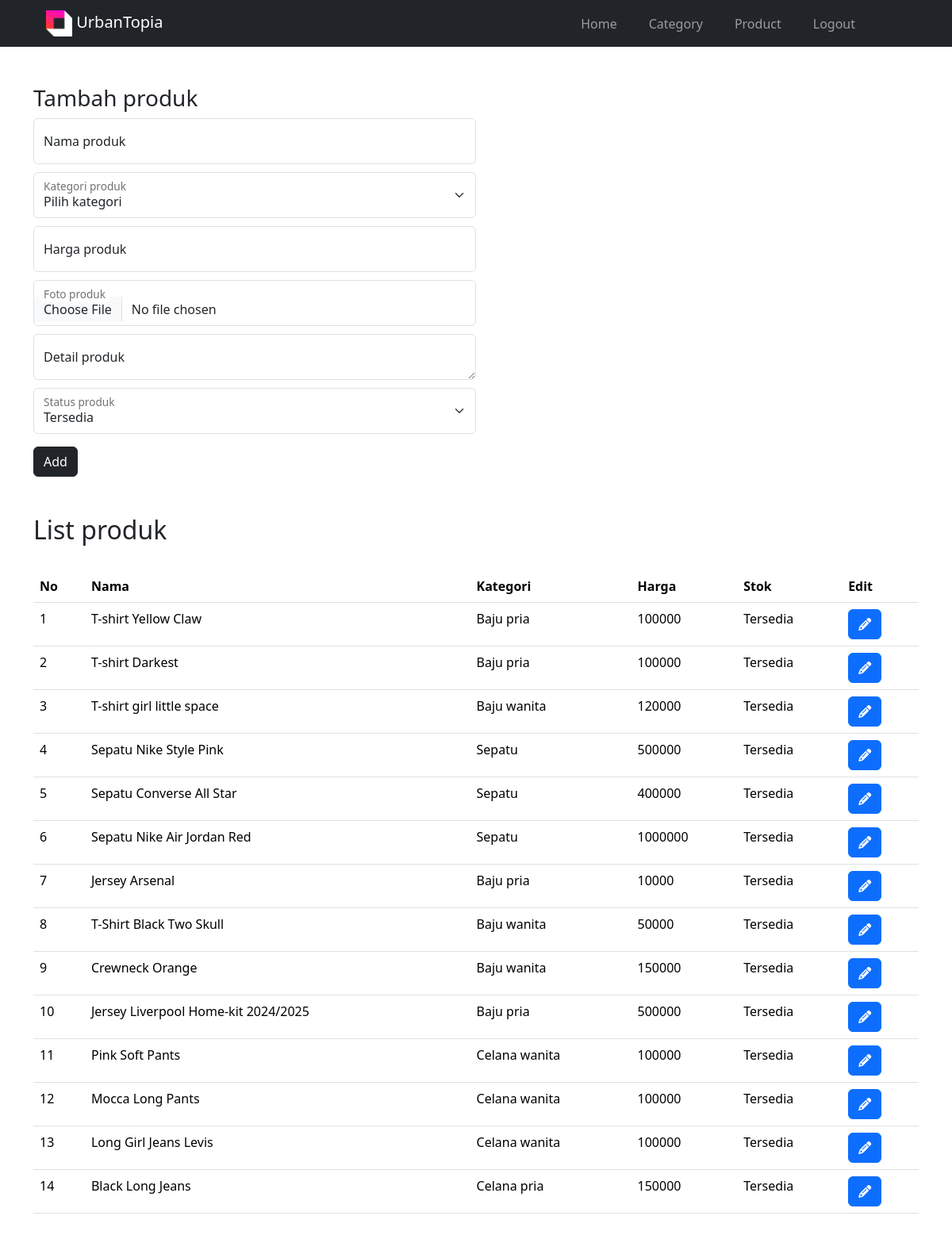
/adminpanel/produk.php (signed in), run on the app's committed database.
### tables this page shows
CREATE TABLE `produk` (
  `id` int NOT NULL,
  `kategori_id` int NOT NULL,
  `nama` varchar(100) NOT NULL,
  `foto` varchar(255) DEFAULT NULL,
  `detail` text,
  `stok` enum('Habis','Tersedia') DEFAULT 'Tersedia',
  `harga` double DEFAULT NULL
);

CREATE TABLE `kategori` (
  `id` int NOT NULL,
  `nama` varchar(50) NOT NULL
);

### adminpanel/produk.php (the view, shortened to what this page needs)
<?php
    include '../koneksi.php';
    $queryProduk = mysqli_query($conn, "SELECT a.*, b.nama AS nama_kategori FROM produk a JOIN kategori b ON a.
    kategori_id=b.id");
    $jumlahProduk = mysqli_num_rows($queryProduk);
?>
<!DOCTYPE html>
<html lang="en">
<head>
    <link href="https://cdn.jsdelivr.net/npm/bootstrap@5.3.2/dist/css/bootstrap.min.css" rel="stylesheet">
    <link href='https://unpkg.com/boxicons@2.1.4/css/boxicons.min.css' rel='stylesheet'>
</head>
<body>
    <?php include "navbar.php"; ?>
    <div class="container mt-5">
        <div class="my-5 col-12 col-md-6">
            <h3>Tambah produk</h3>
            <form action="" method="post" enctype="multipart/form-data">
                <div class="form-floating">
                    <input type="text" id="nama" name="nama" class="form-control"
                    placeholder="Masukkan nama produk" autocomplete="off" required>
                    <label for="nama">Nama produk</label>
                </div>
                <div class="form-floating">
                    <select name="kategori" id="kategori" class="form-select" aria-label="Floating label select example">
                        <option selected>Pilih kategori</option>
                    </select>
                    <label for="kategori">Kategori produk</label>
                </div>
                <div class="form-floating">
                    <input type="number" id="harga" name="harga" class="form-control"
                    placeholder="Masukkan harga" autocomplete="off" required>
                    <label for="harga">Harga produk</label>
                </div>
                <div class="form-floating">
                    <input type="file" name="foto" id="foto" class="form-control">
                    <label for="foto">Foto produk</label>
                </div>
                <div class="form-floating">
                    <textarea name="detail" id="detail" class="form-control" placeholder="isi detail produk"></textarea>
                    <label for="detail">Detail produk</label>
                </div>
                <div class="form-floating">
                    <select name="stok" id="stok" class="form-select" aria-label="Floating label select example">
                        <option value="tersedia">Tersedia</option>
                    </select>
                    <label for="stok">Status produk</label>
                </div>
                <div class="mt-3">
                    <button class="btn btn-dark" type="submit" name="save_produk">Add</button>
                </div>
            </form>
        </div>
        <div class="mt-3 mb-5">
            <h2>List produk</h2>
            <div class="table-responsive">
                <table class="table mt-4">
                        <thead>
                            <tr>
                                <th>No</th>
                                <th>Nama</th>
                                <th>Kategori</th>
                                <th>Harga</th>
                                <th>Stok</th>
                                <th>Edit</th>
                            </tr>
                        </thead>
                        <tbody>
                        <?php
                            if($jumlahProduk==0){
                        ?>
                                <tr>
                                    <td colspan="6" class="text-center">Data produk kosong</td>
                                </tr>
                        <?php
                            }else{
                                $jumlah =1;
                                while($data = mysqli_fetch_array($queryProduk)){
                        ?>
                                    <tr>
                                        <td> <?php echo $jumlah; ?> </td>
                                        <td> <?php echo $data['nama']; ?> </td>
                                        <td> <?php echo $data['nama_kategori']; ?> </td>
                                        <td> <?php echo $data['harga']; ?> </td>
                                        <td> <?php echo $data['stok']; ?> </td>
                                        <td>
                                            <a href="detail_produk.php?q= <?php echo $data['id'];?>"
                                            class="btn btn-primary"><i class="fa-solid fa-pencil" style="color: #ffffff;"></i></a>
                                        </td>
                                    </tr>
                        <?php
                                $jumlah++;
                                }
                            }
                        ?>
                        </tbody>
                </table>
            </div>
        </div>
    </div>
</body>
</html>

### adminpanel/navbar.php (shortened to what this page needs)
<nav class="navbar navbar-expand-sm bg-dark navbar-dark">
  <div class="container">
    <a class="navbar-brand ms-3" href="index.php">
        <img src="..\image\logoimg.png" alt="" width="33" height="33" class="d-inline-block align-text-center">
        UrbanTopia
    </a>
    <div class="collapse navbar-collapse" id="collapsibleNavbar">
      <ul class="navbar-nav mb-3 mb-lg-0 ms-auto me-5">
        <li class=" me-4">
            <a class="nav-link" href="../adminpanel">Home</a>
        </li>
        <li class=" me-4">
            <a class="nav-link" href="kategori.php">Category</a>
        </li>
        <li class=" me-4">
            <a class="nav-link" href="produk.php">Product</a>
        </li>
        <li class=" me-4">
            <a class="nav-link" href="logout.php">Logout</a>
        </li>
      </ul>
    </div>
  </div>
</nav>

### adminpanel/produk.php (style rules this page uses)
form div { margin-bottom: 10px; }

### data on the page
produk: nama "T-shirt Yellow Claw", kategori.nama "Baju pria", harga "100000", stok "Tersedia"
produk: nama "T-shirt Darkest", kategori.nama "Baju pria", harga "100000", stok "Tersedia"
produk: nama "T-shirt girl little space", kategori.nama "Baju wanita", harga "120000", stok "Tersedia"
produk: nama "Sepatu Nike Style Pink", kategori.nama "Sepatu", harga "500000", stok "Tersedia"
produk: nama "Sepatu Converse All Star", kategori.nama "Sepatu", harga "400000", stok "Tersedia"
produk: nama "Sepatu Nike Air Jordan Red", kategori.nama "Sepatu", harga "1000000", stok "Tersedia"
produk: nama "Jersey Arsenal", kategori.nama "Baju pria", harga "10000", stok "Tersedia"
produk: nama "T-Shirt Black Two Skull", kategori.nama "Baju wanita", harga "50000", stok "Tersedia"
produk: nama "Crewneck Orange", kategori.nama "Baju wanita", harga "150000", stok "Tersedia"
produk: nama "Jersey Liverpool Home-kit 2024/2025", kategori.nama "Baju pria", harga "500000", stok "Tersedia"
produk: nama "Pink Soft Pants", kategori.nama "Celana wanita", harga "100000", stok "Tersedia"
produk: nama "Mocca Long Pants", kategori.nama "Celana wanita", harga "100000", stok "Tersedia"
produk: nama "Long Girl Jeans Levis", kategori.nama "Celana wanita", harga "100000", stok "Tersedia"
produk: nama "Black Long Jeans", kategori.nama "Celana pria", harga "150000", stok "Tersedia"
